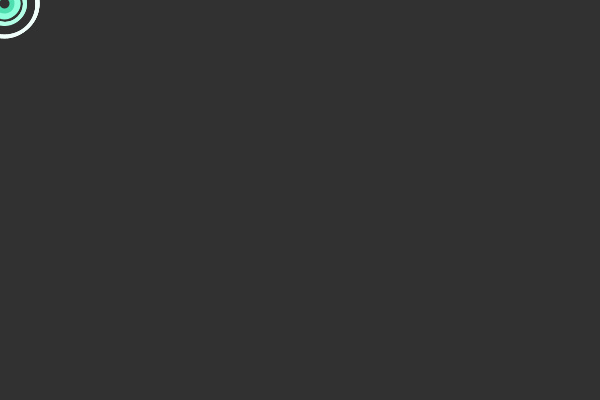
Frame 1 (no input)
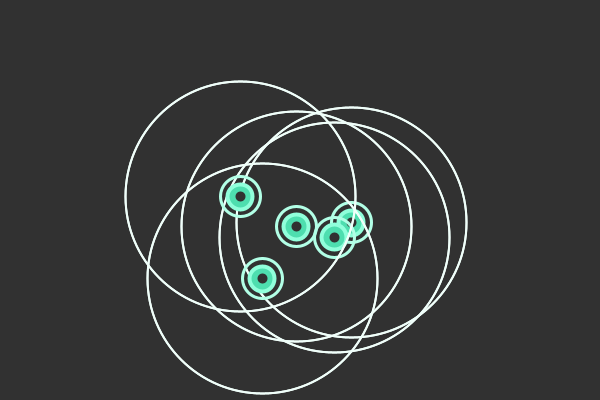
Frame 60 (the mouse pressed at the canvas centre just before this capture)
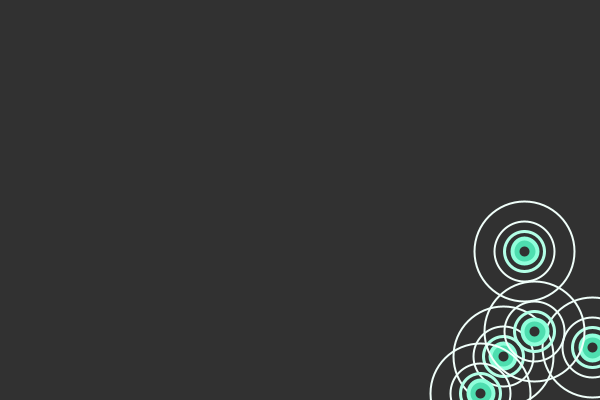
Frame 120 (the mouse held since frame 60 and released just before this capture)

The Processing sketch that drew these frames (run headless with seeded random() and noise(); from frame 60 on, the mouse is pressed at the canvas centre):

// Processing sketch: eduardos10t00
// ── eduardos10t00.pde
//Universidad del Desarrollo
//Diseño Digital
//Expresión Digital II

// variables
edo [] cuadrados = new edo[5];   //se declara array

void setup() {
  size(600, 400);    //tamaño del lienzo
  
  for (int i=0; i < cuadrados.length; i++) {   //se inicia array
    cuadrados[i] = new edo();          
  }
}

void draw() {
  background(#313131);        //color de fondo
  //println(mouseX, mouseY); 
  
  
  
  
  for (int i=0; i < cuadrados.length; i++) {
    cuadrados[i].movimiento();  //se inicia la funcion de movimiento
    cuadrados[i].circulo();    //se dibuja la funcion circulo
    cuadrados[i].raton();     //se inicia el keyPressed
  }
}
// ── edo.pde
//Nueva clase
class edo {           // se declaran las variables de la clase edo
  float x, y, vx, vy, tam;
  color c;


  // Constructor
  edo() {                  //se inician las vaiables de la clase edo
    x = 0;
    y = 0;
    vx = random(3, 6);
    vy = random(3, 6);
    c = color(#4EDEAF);
    tam = 65;
  }
  // Métodos
  void movimiento() {     //función de movimiento
    x += vx;
    y += vy;
    if (x > width || x < 0) {    //si la figura toca uno de los lados
      vx *= -1;                  //rebota
    }
    if (y > height || y < 0) {   //si toca uno de los lados
      vy *= -1;                  //rebota
    }
  }

  void circulo() {          //función de dibujo
    strokeWeight(4);
    stroke(#90FFDB);
    fill(c);
    ellipse(x, y, 25, 25);
    strokeWeight(10);
    stroke(#313131);
    point(x, y);
    noFill();
    strokeWeight(3);
    stroke(#B2FFE6);
    ellipse(x, y, 40, 40);
    strokeWeight(2);
    rectMode(CENTER);
    //rect(x, y, 50, 50);
    stroke(#E0FFF5);
    //rect(x, y, 65, 65);
    stroke(#F0FFFA);
    ellipse(x, y, tam, tam);
  }


void raton() {              
  if (mousePressed) {         //si se mantiene clickeado el mouse
    ellipse(x, y, 100, 100);  //se dibuja una elipse y
    tam+=5;                   //el tamaño de la elipse aumenta
    
  } else {                   // si no,
    ellipse(x, y, tam, tam);  // se dibuja una elipse y
    tam-=5;                  //el tamaño de la elipse disminuye
  }
}



}
